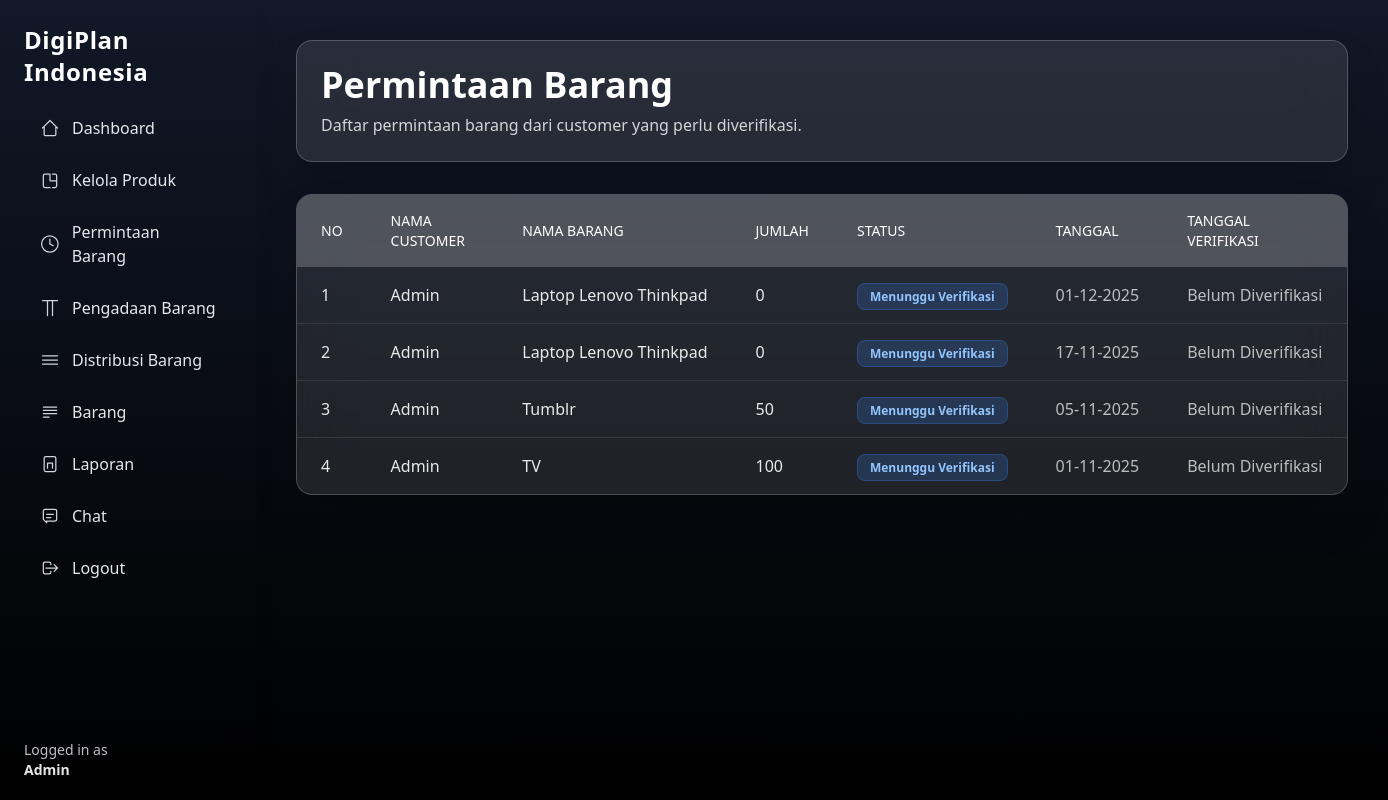
Page /admin/item-request.php (signed in) on the committed database.
### tables this page shows
CREATE TABLE permintaan_barang (
  id INT AUTO_INCREMENT PRIMARY KEY,
  user_id INT NULL,
  nama_barang VARCHAR(100) NOT NULL,
  merk VARCHAR(100),
  warna VARCHAR(50),
  deskripsi TEXT,
  jumlah INT NOT NULL,
  status VARCHAR(50) DEFAULT 'Proses',
  tanggal_permintaan TIMESTAMP DEFAULT CURRENT_TIMESTAMP,
  admin_id INT,
  tanggal_verifikasi DATETIME,
  catatan_admin TEXT,
  FOREIGN KEY (user_id) REFERENCES users(id)
);

CREATE TABLE users (
  id INT AUTO_INCREMENT PRIMARY KEY,
  name VARCHAR(100) NOT NULL,
  email VARCHAR(100) NOT NULL UNIQUE,
  password VARCHAR(255) NOT NULL,
  role_id INT,
  created_at TIMESTAMP DEFAULT CURRENT_TIMESTAMP,
  last_active TIMESTAMP NULL,
  FOREIGN KEY (role_id) REFERENCES roles(id)
);

### include/base-url.php (called while the page is built)
<?php
$base_url = "/digiplan_indonesia/";

### admin/item-request-func.php (called while the page is built, shortened)
<?php
require '../include/conn.php';
require '../include/base-url.php';
$sql = "SELECT pb.*, du.name AS nama_user
        FROM permintaan_barang pb
        JOIN users du ON pb.user_id = du.id
        ORDER BY pb.tanggal_permintaan DESC";
$result = $conn->query($sql);

### admin/item-request.php (the view, shortened to what this page needs)
<?php
require 'item-request-func.php';
?>
<!DOCTYPE html>
<html lang="en">
<head>
  <script src="https://cdn.tailwindcss.com"></script>
</head>
<body class="bg-gradient-to-b from-gray-900 to-black overflow-x-hidden">
  <?php include '../include/layouts/sidebar-admin.php'; ?>
  <div class="flex min-h-screen">
    <main class="ml-64 p-10 w-full flex-1">
      <div class="max-w-7xl mx-auto">
        <div class="backdrop-blur-xl bg-white/10 border border-white/20 p-6 rounded-2xl shadow-2xl mb-8">
          <h1 class="text-4xl font-bold text-white mb-2">Permintaan Barang</h1>
          <p class="text-white/80">Daftar permintaan barang dari customer yang perlu diverifikasi.</p>
        </div>
        <div class="backdrop-blur-xl bg-white/10 border border-white/20 rounded-2xl shadow-2xl overflow-hidden">
          <div class="overflow-x-auto">
            <table class="table-auto w-full">
              <thead>
                <tr class="bg-white/20 text-white">
                  <th class="px-6 py-4 text-left text-sm font-medium uppercase">No</th>
                  <th class="px-6 py-4 text-left text-sm font-medium uppercase">Nama Customer</th>
                  <th class="px-6 py-4 text-left text-sm font-medium uppercase">Nama Barang</th>
                  <th class="px-6 py-4 text-left text-sm font-medium uppercase">Jumlah</th>
                  <th class="px-6 py-4 text-left text-sm font-medium uppercase">Status</th>
                  <th class="px-6 py-4 text-left text-sm font-medium uppercase">Tanggal</th>
                  <th class="px-6 py-4 text-left text-sm font-medium uppercase">Tanggal Verifikasi</th>
                </tr>
              </thead>
              <tbody class="divide-y divide-white/10">
                <?php $no = 1;
                while ($row = $result->fetch_assoc()): ?>
                  <tr class="hover:bg-white/5 transition-colors duration-200">
                    <td class="px-6 py-4 whitespace-nowrap text-white/90"><?= $no++ ?></td>
                    <td class="px-6 py-4 whitespace-nowrap text-white/90 font-medium"><?= htmlspecialchars($row['nama_user']); ?></td>
                    <td class="px-6 py-4 whitespace-nowrap text-white/90"><?= htmlspecialchars($row['nama_barang']); ?></td>
                    <td class="px-6 py-4 whitespace-nowrap text-white/90"><?= $row['jumlah']; ?></td>
                    <td class="px-6 py-4 whitespace-nowrap capitalize">
                      <?php
                      switch ($row['status']) {
                        case 'proses':
                          echo "<span class='px-3 py-1 rounded-lg bg-blue-500/20 text-blue-300 text-xs font-semibold border border-blue-500/30'>Menunggu verifikasi </span>";
                          break;
                      }
                      ?>
                    </td>
                    <td class="px-6 py-4 whitespace-nowrap text-white/70"><?= date('d-m-Y', strtotime($row['tanggal_permintaan'])); ?></td>
                    <td class="px-6 py-4 whitespace-nowrap text-white/70">
                      <?=
                      !empty($row['tanggal_verifikasi'])
                        ? date('d-m-Y H:i', strtotime($row['tanggal_verifikasi']))
                        : 'Belum Diverifikasi';
                      ?>
                    </td>
                  </tr>
                <?php endwhile; ?>
              </tbody>
            </table>
          </div>
        </div>
      </div>
    </main>
  </div>
</body>
</html>

### include/layouts/sidebar-admin.php (shortened to what this page needs)
<aside class="w-64 min-h-screen bg-gradient-to-b from-gray-900 to-black text-gray-200 p-6 fixed shadow-xl">
  <h1 class="text-2xl font-bold mb-5 tracking-wide text-white">DigiPlan Indonesia</h1>
  <nav>
    <ul class="space-y-3">
      <li>
        <a href="<?= $base_url ?>admin/dashboard.php"
          class="flex items-center gap-3 px-4 py-2 rounded-xl transition
          hover:bg-white/10 hover:backdrop-blur-md">
          <svg xmlns="http://www.w3.org/2000/svg" class="w-5 h-5 text-gray-300" fill="none"
            viewBox="0 0 24 24" stroke="currentColor">
            <path stroke-linecap="round" stroke-linejoin="round" stroke-width="1.5"
              d="M3 12l2-2m0 0l7-7 7 7M5 10v10a1 1 0 001 1h3m10-11l2 2m-2-2v10a1 1 0 01-1 1h-3m-6 0h6" />
          </svg>
          Dashboard
        </a>
      </li>
      <li>
        <a href="<?= $base_url ?>admin/products.php"
          class="flex items-center gap-3 px-4 py-2 rounded-xl transition
          hover:bg-white/10 hover:backdrop-blur-md">
          Kelola Produk
        </a>
      </li>
      <li>
        <a href="<?= $base_url ?>admin/item-request.php"
          class="flex items-center gap-3 px-4 py-2 rounded-xl transition
          hover:bg-white/10 hover:backdrop-blur-md">
          <svg xmlns="http://www.w3.org/2000/svg" class="w-5 h-5 text-gray-300" fill="none"
            viewBox="0 0 24 24" stroke="currentColor">
            <path stroke-width="1.5" stroke-linecap="round" stroke-linejoin="round"
              d="M12 6v6l4 2m6-2a10 10 0 11-20 0 10 10 0 0120 0z" />
          </svg>
          Permintaan Barang
        </a>
      </li>
      <li>
        <a href="<?= $base_url ?>admin/procurement.php"
          class="flex items-center gap-3 px-4 py-2 rounded-xl transition
          hover:bg-white/10 hover:backdrop-blur-md">
          <svg xmlns="http://www.w3.org/2000/svg" class="w-5 h-5 text-gray-300" fill="none"
            viewBox="0 0 24 24" stroke="currentColor">
            <path stroke-width="1.5" stroke-linecap="round" stroke-linejoin="round"
              d="M3 3h18M9 3v18m6-18v18" />
          </svg>
          Pengadaan Barang
        </a>
      </li>
      <li>
        <a href="<?= $base_url ?>admin/distribusi_barang.php"
          class="flex items-center gap-3 px-4 py-2 rounded-xl transition
          hover:bg-white/10 hover:backdrop-blur-md">
          <svg xmlns="http://www.w3.org/2000/svg" class="w-5 h-5 text-gray-300" fill="none"
            viewBox="0 0 24 24" stroke="currentColor">
            <path stroke-width="1.5" stroke-linecap="round" stroke-linejoin="round"
              d="M3 7h18M3 12h18M3 17h18" />
          </svg>
          Distribusi Barang
        </a>
      </li>
      <li>
        <a href="<?= $base_url ?>admin/item.php"
          class="flex items-center gap-3 px-4 py-2 rounded-xl transition
          hover:bg-white/10 hover:backdrop-blur-md">
          <svg xmlns="http://www.w3.org/2000/svg" class="w-5 h-5 text-gray-300" fill="none"
            viewBox="0 0 24 24" stroke="currentColor">
            <path stroke-width="1.5" stroke-linecap="round" stroke-linejoin="round"
              d="M4 6h16M4 10h16M4 14h16M4 18h7" />
          </svg>
          Barang
        </a>
      </li>
      <li>
        <a href="<?= $base_url ?>admin/laporan.php"
          class="flex items-center gap-3 px-4 py-2 rounded-xl transition
          hover:bg-white/10 hover:backdrop-blur-md">
          <svg xmlns="http://www.w3.org/2000/svg" class="w-5 h-5 text-gray-300" fill="none"
            viewBox="0 0 24 24" stroke="currentColor">
            <path stroke-width="1.5" stroke-linecap="round" stroke-linejoin="round"
              d="M9 17v-6h6v6m-8 4h10a2 2 0 002-2V5a2 2 0 00-2-2H7a2 2 0 00-2 2v14a2 2 0 002 2z" />
          </svg>
          Laporan
        </a>
      </li>
      <li>
        <a href="<?= $base_url ?>admin/chat.php"
          class="flex items-center gap-3 px-4 py-2 rounded-xl transition
          hover:bg-white/10 hover:backdrop-blur-md">
          <svg xmlns="http://www.w3.org/2000/svg" class="w-5 h-5 text-gray-300" fill="none"
            viewBox="0 0 24 24" stroke="currentColor">
            <path stroke-linecap="round" stroke-linejoin="round" stroke-width="1.5"
              d="M8 10h8M8 14h5m-5 6l-4-4V6a2 2 0 012-2h12a2 2 0 012 2v10a2 2 0 01-2 2H8z" />
          </svg>
          Chat
        </a>
      </li>
      <li>
        <a href="<?= $base_url ?>auth/logout.php"
          class="flex items-center gap-3 px-4 py-2 rounded-xl transition
          hover:bg-white/10 hover:backdrop-blur-md">
          <svg xmlns="http://www.w3.org/2000/svg" class="w-5 h-5 text-gray-300" fill="none"
            viewBox="0 0 24 24" stroke="currentColor">
            <path stroke-linecap="round" stroke-linejoin="round" stroke-width="1.5"
              d="M17 16l4-4m0 0l-4-4m4 4H7m6 4v1a2 2 0 01-2 2H6a2 2 0 01-2-2V7a2 2 0 012-2h5a2 2 0 012 2v1" />
          </svg>
          Logout
        </a>
      </li>
    </ul>
  </nav>
  <div class="absolute bottom-5 left-6 text-sm opacity-90 text-gray-300">
    Logged in as <br>
    <span class="font-semibold text-white"><?= htmlspecialchars($_SESSION['name']); ?></span>
  </div>
</aside>

### rows in the picture
permintaan_barang: user.name "Admin", nama_barang "Laptop Lenovo Thinkpad", jumlah "0", status "Menunggu Verifikasi", tanggal_permintaan "01-12-2025", shows "Belum Diverifikasi"
permintaan_barang: user.name "Admin", nama_barang "Laptop Lenovo Thinkpad", jumlah "0", status "Menunggu Verifikasi", tanggal_permintaan "17-11-2025", shows "Belum Diverifikasi"
permintaan_barang: user.name "Admin", nama_barang "Tumblr", jumlah "50", status "Menunggu Verifikasi", tanggal_permintaan "05-11-2025", shows "Belum Diverifikasi"
permintaan_barang: user.name "Admin", nama_barang "TV", jumlah "100", status "Menunggu Verifikasi", tanggal_permintaan "01-11-2025", shows "Belum Diverifikasi"

### other values in the picture
$_SESSION['name'] "Admin"
